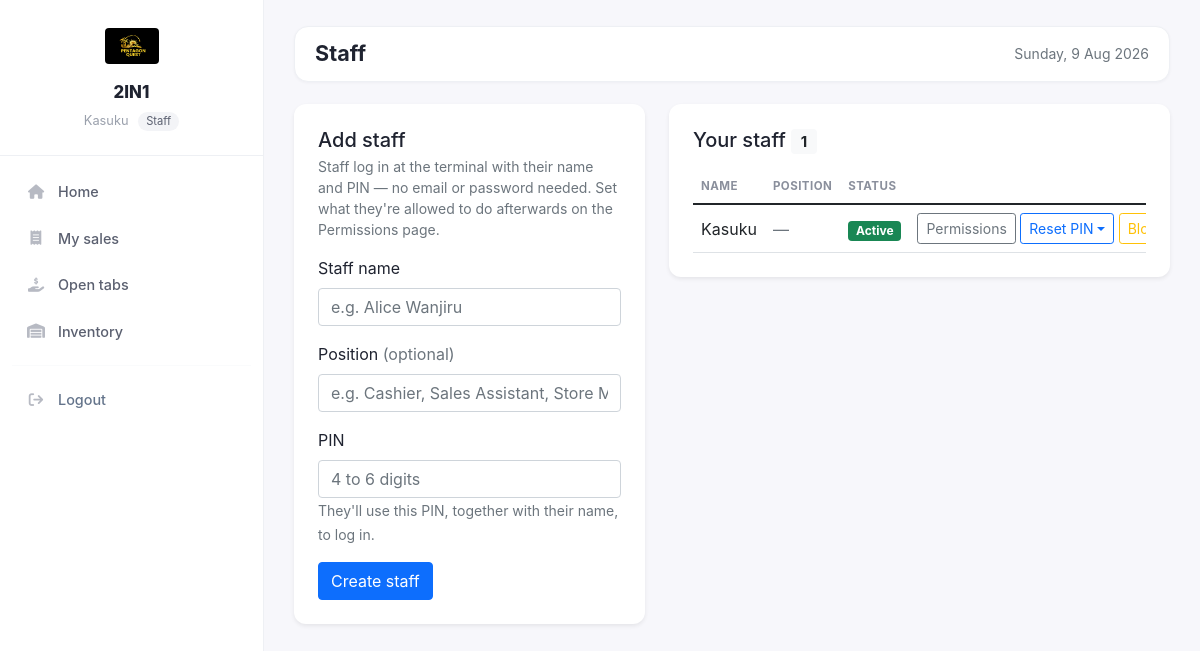
/public/super/staff/index.php (signed in), run on the app's committed database.
### tables this page shows
CREATE TABLE `tenants` (
  `id` int NOT NULL AUTO_INCREMENT,
  `name` varchar(150) NOT NULL,
  `slug` varchar(150) NOT NULL,
  `owner_user_id` int DEFAULT NULL,
  `status` enum('active','suspended','cancelled') NOT NULL DEFAULT 'active',
  `logo_path` varchar(255) DEFAULT NULL,
  `currency` varchar(8) NOT NULL DEFAULT 'KES',
  `phone` varchar(30) DEFAULT NULL,
  `address` varchar(255) DEFAULT NULL,
  `receipt_footer` varchar(255) DEFAULT NULL,
  `kra_pin` varchar(20) DEFAULT NULL,
  `created_at` datetime NOT NULL DEFAULT CURRENT_TIMESTAMP,
  `updated_at` datetime NOT NULL DEFAULT CURRENT_TIMESTAMP ON UPDATE CURRENT_TIMESTAMP,
  PRIMARY KEY (`id`),
  UNIQUE KEY `uq_tenant_slug` (`slug`),
  KEY `idx_tenant_status` (`status`)
);

CREATE TABLE `users` (
  `id` int NOT NULL AUTO_INCREMENT,
  `tenant_id` int DEFAULT NULL,
  `username` varchar(50) NOT NULL,
  `email` varchar(100) NOT NULL,
  `password_hash` varchar(255) NOT NULL,
  `pin_hash` varchar(255) DEFAULT NULL,
  `position` varchar(100) DEFAULT NULL,
  `must_reset_password` tinyint(1) NOT NULL DEFAULT '0',
  `role_id` int NOT NULL,
  `is_active` tinyint(1) DEFAULT '1',
  `email_verified` tinyint(1) DEFAULT '0',
  `activation_token` varchar(64) DEFAULT NULL,
  `activation_expires` datetime DEFAULT NULL,
  `activated_at` datetime DEFAULT NULL,
  `created_at` timestamp NULL DEFAULT CURRENT_TIMESTAMP,
  `updated_at` timestamp NULL DEFAULT CURRENT_TIMESTAMP ON UPDATE CURRENT_TIMESTAMP,
  PRIMARY KEY (`id`),
  UNIQUE KEY `username` (`username`),
  UNIQUE KEY `email` (`email`),
  UNIQUE KEY `uq_users_tenant_email` (`tenant_id`,`email`),
  KEY `role_id` (`role_id`),
  KEY `idx_email` (`email`),
  KEY `idx_username` (`username`),
  KEY `idx_users_tenant` (`tenant_id`),
  KEY `idx_users_activation` (`activation_token`),
  CONSTRAINT `users_ibfk_1` FOREIGN KEY (`role_id`) REFERENCES `roles` (`id`)
);

### app/app.php (called while the page is built, shortened)
<?php
require_once __DIR__ . '/helpers/PathConfig.php';
spl_autoload_register(function ($class) {
    foreach (['Models\\' => '/app/models/', 'Controllers\\' => '/app/controllers/'] as $prefix => $dir) {
        if (strpos($class, $prefix) === 0) {
            $file = ROOT_PATH . $dir . substr($class, strlen($prefix)) . '.php';
            if (is_file($file)) { require_once $file; return; }
        }
    }
    foreach (['/app/helpers/', '/app/services/'] as $dir) {
        $file = ROOT_PATH . $dir . $class . '.php';
        if (is_file($file)) { require_once $file; return; }
    }
});

### app/helpers/TenantContext.php (called while the page is built, shortened)
<?php
class TenantContext
{
    private static ?int $tenantId = null;
    private static ?string $role  = null;
    private static array $caps    = [];
    public static function boot(): void
    {
        self::$tenantId = $_SESSION['tenant_id']    ?? null;
        self::$role     = $_SESSION['role']         ?? null;
        self::$caps     = $_SESSION['capabilities'] ?? [];
    }
    public static function tenantId(): ?int { self::ensure(); return self::$tenantId; }
    public static function role(): ?string  { self::ensure(); return self::$role; }
    public static function can(string $cap): bool
    {
        return in_array(Capabilities::ALL, self::$caps, true)
            || in_array($cap, self::$caps, true);
    }
}

### app/services/StaffService.php (called while the page is built, shortened)
<?php
class StaffService
{
    private PDO $db;
    public function __construct(PDO $db)
    {
        $this->db = $db;
    }
    public function listForTenant(int $tenantId): array
    {
        $sql = "SELECT u.id, u.username, u.position, u.is_active
                  FROM users u
                  JOIN roles r ON r.id = u.role_id
                 WHERE u.tenant_id = :t AND r.role_name = 'staff'
              ORDER BY u.username ASC";
        $stmt = $this->db->prepare($sql);
        $stmt->execute([':t' => $tenantId]);
        return $stmt->fetchAll();
    }
}

### app/helpers/PathConfig.php (called while the page is built, shortened)
<?php
if (!function_exists('public_url')) {
    function public_url(string $path = ''): string
    {
        $base = defined('BASE_URL') ? (string) BASE_URL : '/public';
        $base = rtrim($base, '/');
        $path = ltrim($path, '/');
        return $base === '' ? '/' . ($path !== '' ? $path : '') : $base . '/' . $path;
    }
}

### app/helpers/Database.php (called while the page is built, shortened)
<?php
class Database
{
    private static ?PDO $pdo = null;
    public static function pdo(): PDO
    {
        if (self::$pdo === null) {
            $cfg = require ROOT_PATH . '/app/config/database.php';
            $dsn = sprintf(
                'mysql:host=%s;dbname=%s;charset=%s',
                $cfg['host'],
                $cfg['dbname'],
                $cfg['charset'] ?? 'utf8mb4'
            );
            self::$pdo = new PDO($dsn, $cfg['username'], $cfg['password'], [
                PDO::ATTR_ERRMODE            => PDO::ERRMODE_EXCEPTION,
                PDO::ATTR_DEFAULT_FETCH_MODE => PDO::FETCH_ASSOC,
                PDO::ATTR_EMULATE_PREPARES   => false,
            ]);
            self::$pdo->exec("SET time_zone = '+03:00'");
        }
        return self::$pdo;
    }
}

### app/models/Model.php (called while the page is built, shortened)
<?php
abstract class Model
{
    protected PDO $db;
    protected string $table;
    protected bool $tenantScoped = true;
    public function __construct(?PDO $db = null)
    {
        $this->db = $db ?? \Database::pdo();
    }
    protected function scopeTenantId(): ?int
    {
        if (!$this->tenantScoped) {
            return null;
        }
        $tid = \TenantContext::tenantId();
        return $tid;
    }
    public function find(int $id): ?array
    {
        $sql = "SELECT * FROM {$this->table} WHERE id = :id";
        $params = [':id' => $id];
        $stmt = $this->db->prepare($sql);
        $stmt->execute($params);
        $row = $stmt->fetch();
        return $row ?: null;
    }
}

### app/helpers/Branding.php (called while the page is built, shortened)
<?php
class Branding
{
    public static function tenantLogo(?array $tenant): string
    {
        if ($tenant && !empty($tenant['logo_path'])) {
            return public_url(self::normalizeStoredPath($tenant['logo_path']));
        }
        return self::loginLogo();
    }
    private static function normalizeStoredPath(string $path): string
    {
        $path = ltrim($path, '/');
        if (strpos($path, 'public/') === 0) {
            $path = substr($path, strlen('public/'));
        }
        return $path;
    }
}

### public/super/staff/index.php (the view, shortened to what this page needs)
<?php
require_once __DIR__ . '/../../../app/app.php';
$pdo = Database::pdo();
$tenantId = TenantContext::tenantId();
$svc = new StaffService($pdo);
$old = ['name' => '', 'position' => '', 'pin' => ''];
$staff = $svc->listForTenant((int) $tenantId);
?>
<div class="row g-4">
  <div class="col-12 col-lg-5">
    <div class="card border-0 shadow-sm" style="border-radius:12px;">
      <div class="card-body p-4">
        <h2 class="h5 mb-1">Add staff</h2>
        <p class="text-muted small mb-3">Staff log in at the terminal with their name and PIN — no email or password needed. Set what they're allowed to do afterwards on the Permissions page.</p>
        <form method="post" novalidate>
          <div class="mb-3">
            <label class="form-label">Staff name</label>
            <input name="name" class="form-control" placeholder="e.g. Alice Wanjiru" value="<?php echo htmlspecialchars($old['name']); ?>" required autofocus>
          </div>
          <div class="mb-3">
            <label class="form-label">Position <span class="text-muted">(optional)</span></label>
            <input name="position" class="form-control" placeholder="e.g. Cashier, Sales Assistant, Store Manager" value="<?php echo htmlspecialchars($old['position']); ?>">
          </div>
          <div class="mb-3">
            <label class="form-label">PIN</label>
            <input name="pin" inputmode="numeric" pattern="\d{4,6}" maxlength="6" class="form-control" placeholder="4 to 6 digits" value="<?php echo htmlspecialchars($old['pin']); ?>" required>
            <small class="text-muted">They'll use this PIN, together with their name, to log in.</small>
          </div>
          <button class="btn btn-primary">Create staff</button>
        </form>
      </div>
    </div>
  </div>
  <div class="col-12 col-lg-7">
    <div class="card border-0 shadow-sm" style="border-radius:12px;">
      <div class="card-body p-4">
        <h2 class="h5 mb-3">Your staff <span class="badge bg-light text-dark"><?php echo count($staff); ?></span></h2>
        <?php if (!$staff): ?>
          <div class="text-muted">No staff yet. Add your first team member on the left.</div>
        <?php else: ?>
          <div class="table-responsive">
            <table class="table align-middle mb-0">
              <thead><tr class="text-muted small text-uppercase"><th>Name</th><th>Position</th><th>Status</th><th></th></tr></thead>
              <tbody>
                <?php foreach ($staff as $s): ?>
                <tr>
                  <td class="fw-semibold"><?php echo htmlspecialchars($s['username']); ?></td>
                  <td class="text-muted"><?php echo htmlspecialchars($s['position'] ?? '') ?: '—'; ?></td>
                  <td>
                    <?php if ((int)$s['is_active'] === 1): ?>
                      <span class="badge bg-success">Active</span>
                    <?php else: ?>
                      <span class="badge bg-secondary">Disabled</span>
                    <?php endif; ?>
                  </td>
                  <td class="text-end" style="white-space:nowrap;">
                    <a class="btn btn-sm btn-outline-secondary" href="<?php echo public_url('super/staff/permissions.php?staff=' . (int) $s['id']); ?>">Permissions</a>
                    <div class="dropdown d-inline">
                      <button class="btn btn-sm btn-outline-primary dropdown-toggle" type="button" data-bs-toggle="dropdown">Reset PIN</button>
                    </div>
                    <form method="post" class="d-inline">
                      <button class="btn btn-sm btn-outline-<?php echo (int)$s['is_active'] === 1 ? 'warning' : 'success'; ?>"><?php echo (int)$s['is_active'] === 1 ? 'Block' : 'Unblock'; ?></button>
                    </form>
                  </td>
                </tr>
                <?php endforeach; ?>
              </tbody>
            </table>
          </div>
        <?php endif; ?>
      </div>
    </div>
  </div>
</div>
<?php
include __DIR__ . '/../../templates/tenants/layout.php';

### public/components/tenants/sidebar.php (shortened to what this page needs)
<?php
require_once __DIR__ . '/../../../app/helpers/PathConfig.php';
$__tenant   = $__tenant ?? null;
$shopName   = $__tenant['name'] ?? 'My Shop';
$logo = Branding::tenantLogo($__tenant);
$username   = $_SESSION['username'] ?? 'User';
$roleLabel  = TenantContext::role() === 'tenant_owner' ? 'Owner' : 'Staff';
$uri        = $_SERVER['REQUEST_URI'] ?? '';
$dashUrl    = TenantContext::role() === 'staff' ? public_url('staff/dashboard/') : public_url('super/dashboard/');
$isOn = function (string $needle) use ($uri): string {
    return strpos($uri, $needle) !== false ? 'active' : '';
};
?>
<aside class="t-sidebar" id="tSidebar">
    <div class="t-brand">
        <img class="t-logo" src="<?php echo htmlspecialchars($logo); ?>" alt="<?php echo htmlspecialchars($shopName); ?>">
        <div class="t-shop"><?php echo htmlspecialchars($shopName); ?></div>
        <div class="t-user">
            <?php echo htmlspecialchars($username); ?>
            <span class="t-role"><?php echo htmlspecialchars($roleLabel); ?></span>
        </div>
    </div>
    <nav class="t-nav">
        <a class="t-link <?php echo $isOn('/dashboard'); ?>" href="<?php echo $dashUrl; ?>">
            <i class="fas fa-house"></i><span>Home</span>
        </a>
        <?php if (TenantContext::role() === 'staff' && TenantContext::can(Capabilities::SALES_VIEW)): ?>
        <a class="t-link <?php echo $isOn('/staff/sales/'); ?>" href="<?php echo public_url('staff/sales/'); ?>"><i class="fas fa-receipt"></i><span>My sales</span></a>
        <?php endif; ?>
        <?php if (TenantContext::can(Capabilities::SALES_RECORD)): ?>
        <a class="t-link <?php echo $isOn('/super/orders'); ?>" href="<?php echo public_url('super/orders/'); ?>"><i class="fas fa-hand-holding-dollar"></i><span>Open tabs</span></a>
        <?php endif; ?>
        <?php if (TenantContext::can(Capabilities::INVENTORY_VIEW) || TenantContext::can(Capabilities::INVENTORY_EDIT)): ?>
        <a class="t-link <?php echo $isOn('/super/inventory'); ?>" href="<?php echo public_url('super/inventory/'); ?>">
            <i class="fas fa-warehouse"></i><span>Inventory</span>
        </a>
        <?php endif; ?>
        <hr>
        <a class="t-link t-danger" href="<?php echo public_url('auth/logout.php'); ?>">
            <i class="fas fa-arrow-right-from-bracket"></i><span>Logout</span>
        </a>
    </nav>
</aside>

### public/templates/tenants/layout.php (style rules this page uses)
:root { --pos-green:#16a34a; --pos-green-dark:#15803d; --pos-green-light:#f0fdf4; --pos-bg:#f7f7fb; --pos-ink:#1f2330; }
* { box-sizing:border-box; }
body { margin:0;font-family:-apple-system,'Segoe UI',Roboto,Arial,sans-serif;background:var(--pos-bg);color:var(--pos-ink); }
.btn-primary { --bs-btn-bg:var(--pos-green); --bs-btn-border-color:var(--pos-green); --bs-btn-hover-bg:var(--pos-green-dark); --bs-btn-hover-border-color:var(--pos-green-dark); --bs-btn-active-bg:var(--pos-green-dark); --bs-btn-active-border-color:var(--pos-green-dark); --bs-btn-disabled-bg:var(--pos-green); --bs-btn-disabled-border-color:var(--pos-green); }
.btn-outline-primary { --bs-btn-color:var(--pos-green); --bs-btn-border-color:var(--pos-green); --bs-btn-hover-bg:var(--pos-green); --bs-btn-hover-border-color:var(--pos-green); --bs-btn-active-bg:var(--pos-green); --bs-btn-active-border-color:var(--pos-green); }
a { color:var(--pos-green); }
.card { border-radius:14px; }
.table thead th { color:#8a8f9c; font-size:.72rem; letter-spacing:.04em; }

### public/components/tenants/sidebar.php (style rules this page uses)
:root { --t-bg:#fff; --t-bg2:var(--pos-green-light,#f0fdf4); --t-line:#eef0f4; --t-accent:var(--pos-green,#16a34a); --t-text:#5b6070; }
.t-sidebar { width:264px; background:var(--t-bg); color:var(--t-text); position:fixed; left:0; top:0; height:100vh; overflow-y:auto; z-index:1001; transition:transform .3s ease; border-right:1px solid var(--t-line); }
.t-brand { padding:24px 20px; border-bottom:1px solid var(--t-line); text-align:center; position:relative; }
.t-logo { height:44px; max-width:160px; object-fit:contain; border-radius:8px; padding:4px; }
.t-shop { margin-top:12px; font-weight:800; color:#1f2330; font-size:1.05rem; }
.t-user { margin-top:6px; font-size:.8rem; color:#9aa0ac; }
.t-role { display:inline-block; margin-left:6px; padding:1px 8px; border-radius:999px; background:#f3f4f7; color:#5b6070; font-size:.7rem; }
.t-nav { padding:14px 12px; }
.t-link { display:flex; align-items:center; gap:12px; padding:11px 14px; border-radius:10px; color:var(--t-text); text-decoration:none; font-size:.9rem; margin-bottom:3px; font-weight:500; }
.t-link i { width:20px; color:#b7bac3; text-align:center; }
.t-danger { color:#64748b; }
.t-nav hr { border:0; border-top:1px solid var(--t-line); margin:12px 0; }

### data on the page
tenants: logo_path (picture), name "2IN1"
users: username "Kasuku", position "—", is_active "Active"

### other printed values
$username "Kasuku"
$roleLabel "Staff"
$page_title "Staff"
count($staff) "1"
